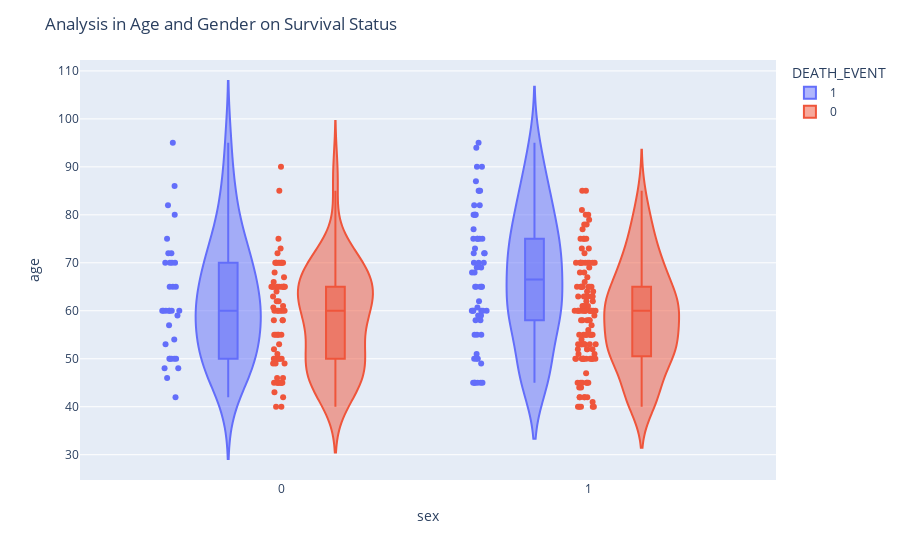

The cell this chart's notebook holds for it:
### Code cell
fig = px.violin(df, y="age", x="sex", color="DEATH_EVENT", box=True, points="all", hover_data=df.columns)
fig.update_layout(title_text="Analysis in Age and Gender on Survival Status")
fig.show()

### Figure 1 — Plotly figure (JSON) as saved in the notebook; plotly's stock layout.template omitted (floating-point values rounded to 4 significant figures; data arrays with more than 128 entries replaced by an {"elided": "..."} marker saying what was removed)
{"data": [{"alignmentgroup": "True", "box": {"visible": true}, "customdata": {"elided": "96x13 float values"}, "hovertemplate": "DEATH_EVENT=%{customdata[12]}<br>sex=%{customdata[9]}<br>age=%{customdata[0]}<br>anaemia=%{customdata[1]}<br>creatinine_phosphokinase=%{customdata[2]}<br>diabetes=%{customdata[3]}<br>ejection_fraction=%{customdata[4]}<br>high_blood_pressure=%{customdata[5]}<br>platelets=%{customdata[6]}<br>serum_creatinine=%{customdata[7]}<br>serum_sodium=%{customdata[8]}<br>smoking=%{customdata[10]}<br>time=%{customdata[11]}<extra></extra>", "legendgroup": "1", "marker": {"color": "#636efa"}, "name": "1", "offsetgroup": "1", "orientation": "v", "points": "all", "scalegroup": "True", "showlegend": true, "type": "violin", "x": [1, 1, 1, 1, 0, 1, 1, 1, 0, 1, 1, 1, 1, 1, 1, 1, 1, 0, 0, 0, 1, 0, 1, 0, 1, 1, 1, 1, 1, 0, 1, 1, 1, 0, 0, 1, 0, 1, 0, 1, 1, 1, 1, 0, 1, 0, 0, 0, 0, 1, 1, 1, 1, 0, 1, 1, 0, 1, 0, 1, 1, 1, 1, 0, 0, 1, 0, 1, 0, 0, 1, 0, 1, 1, 1, 0, 0, 1, 0, 1, 1, 1, 1, 1, 1, 0, 0, 1, 1, 0, 0, 1, 0, 1, 1, 1], "x0": " ", "xaxis": "x", "y": [75, 55, 65, 50, 65, 90, 75, 60, 65, 80, 75, 62, 45, 50, 82, 87, 45, 70, 48, 65, 68, 75, 80, 95, 70, 58, 82, 94, 85, 50, 65, 69, 90, 82, 60, 70, 50, 70, 60, 50, 51, 60, 80, 57, 68, 53, 60, 70, 60, 95, 49, 72, 45, 50, 45, 60, 42, 72, 70, 65, 85, 69, 60, 60, 59, 60, 72, 85, 70, 86, 60, 46, 80, 72, 75, 72, 50, 45, 80, 59, 59, 65, 75, 58, 60.67, 50, 60, 45, 77, 48, 54, 73, 60, 55, 65, 55], "y0": " ", "yaxis": "y"}, {"alignmentgroup": "True", "box": {"visible": true}, "customdata": {"elided": "203x13 float values"}, "hovertemplate": "DEATH_EVENT=%{customdata[12]}<br>sex=%{customdata[9]}<br>age=%{customdata[0]}<br>anaemia=%{customdata[1]}<br>creatinine_phosphokinase=%{customdata[2]}<br>diabetes=%{customdata[3]}<br>ejection_fraction=%{customdata[4]}<br>high_blood_pressure=%{customdata[5]}<br>platelets=%{customdata[6]}<br>serum_creatinine=%{customdata[7]}<br>serum_sodium=%{customdata[8]}<br>smoking=%{customdata[10]}<br>time=%{customdata[11]}<extra></extra>", "legendgroup": "0", "marker": {"color": "#EF553B"}, "name": "0", "offsetgroup": "0", "orientation": "v", "points": "all", "scalegroup": "True", "showlegend": true, "type": "violin", "x": {"elided": "203 int values"}, "x0": " ", "xaxis": "x", "y": {"elided": "203 float values"}, "y0": " ", "yaxis": "y"}], "layout": {"legend": {"title": {"text": "DEATH_EVENT"}, "tracegroupgap": 0}, "margin": {"t": 60}, "title": {"text": "Analysis in Age and Gender on Survival Status"}, "violinmode": "group", "xaxis": {"anchor": "y", "domain": [0, 1], "title": {"text": "sex"}}, "yaxis": {"anchor": "x", "domain": [0, 1], "title": {"text": "age"}}}}
